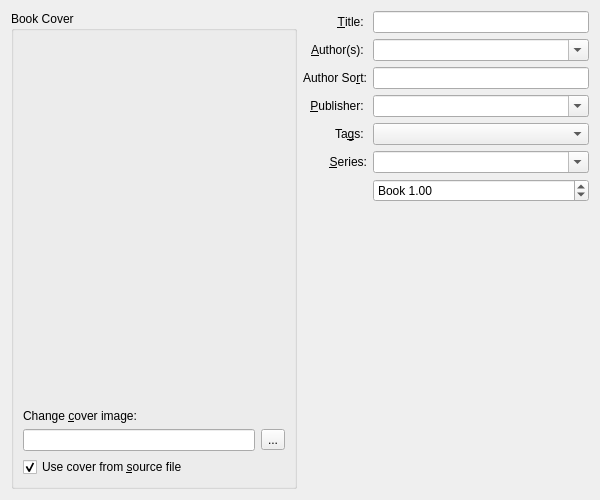
<?xml version="1.0" encoding="UTF-8"?>
<ui version="4.0">
 <class>Form</class>
 <widget class="QWidget" name="Form">
  <property name="geometry">
   <rect>
    <x>0</x>
    <y>0</y>
    <width>600</width>
    <height>500</height>
   </rect>
  </property>
  <property name="windowTitle">
   <string>Form</string>
  </property>
  <layout class="QHBoxLayout" name="horizontalLayout">
   <item>
    <widget class="QGroupBox" name="groupBox_4">
     <property name="title">
      <string>Book Cover</string>
     </property>
     <layout class="QGridLayout" name="_2">
      <item row="1" column="0">
       <layout class="QVBoxLayout" name="_4">
        <property name="spacing">
         <number>6</number>
        </property>
        <property name="margin">
         <number>0</number>
        </property>
        <item>
         <widget class="QLabel" name="label_5">
          <property name="text">
           <string>Change &amp;cover image:</string>
          </property>
          <property name="buddy">
           <cstring>cover_path</cstring>
          </property>
         </widget>
        </item>
        <item>
         <layout class="QHBoxLayout" name="_5">
          <property name="spacing">
           <number>6</number>
          </property>
          <property name="margin">
           <number>0</number>
          </property>
          <item>
           <widget class="QLineEdit" name="cover_path">
            <property name="readOnly">
             <bool>true</bool>
            </property>
           </widget>
          </item>
          <item>
           <widget class="QToolButton" name="cover_button">
            <property name="toolTip">
             <string>Browse for an image to use as the cover of this book.</string>
            </property>
            <property name="text">
             <string>...</string>
            </property>
            <property name="icon">
             <iconset resource="../../../../resources/images.qrc">
              <normaloff>:/images/document_open.png</normaloff>:/images/document_open.png</iconset>
            </property>
           </widget>
          </item>
         </layout>
        </item>
       </layout>
      </item>
      <item row="2" column="0">
       <widget class="QCheckBox" name="opt_prefer_metadata_cover">
        <property name="text">
         <string>Use cover from &amp;source file</string>
        </property>
        <property name="checked">
         <bool>true</bool>
        </property>
       </widget>
      </item>
      <item row="0" column="0">
       <layout class="QHBoxLayout" name="_3">
        <item>
         <widget class="QdialogImage" name="cover" native="true">
          <property name="sizePolicy">
           <sizepolicy hsizetype="Expanding" vsizetype="Expanding">
            <horstretch>0</horstretch>
            <verstretch>0</verstretch>
           </sizepolicy>
          </property>
         </widget>
        </item>
       </layout>
      </item>
     </layout>
     <zorder>opt_prefer_metadata_cover</zorder>
    </widget>
   </item>
   <item>
    <layout class="QVBoxLayout" name="verticalLayout_2">
     <item>
      <layout class="QGridLayout" name="_7">
       <item row="0" column="0">
        <widget class="QLabel" name="label">
         <property name="text">
          <string>&amp;Title: </string>
         </property>
         <property name="alignment">
          <set>Qt::AlignRight|Qt::AlignTrailing|Qt::AlignVCenter</set>
         </property>
         <property name="buddy">
          <cstring>title</cstring>
         </property>
        </widget>
       </item>
       <item row="0" column="1">
        <widget class="EnLineEdit" name="title">
         <property name="toolTip">
          <string>Change the title of this book</string>
         </property>
        </widget>
       </item>
       <item row="1" column="0">
        <widget class="QLabel" name="label_2">
         <property name="text">
          <string>&amp;Author(s): </string>
         </property>
         <property name="alignment">
          <set>Qt::AlignRight|Qt::AlignTrailing|Qt::AlignVCenter</set>
         </property>
         <property name="buddy">
          <cstring>author</cstring>
         </property>
        </widget>
       </item>
       <item row="2" column="0">
        <widget class="QLabel" name="label_6">
         <property name="text">
          <string>Author So&amp;rt:</string>
         </property>
         <property name="alignment">
          <set>Qt::AlignRight|Qt::AlignTrailing|Qt::AlignVCenter</set>
         </property>
         <property name="buddy">
          <cstring>author_sort</cstring>
         </property>
        </widget>
       </item>
       <item row="2" column="1">
        <widget class="EnLineEdit" name="author_sort">
         <property name="sizePolicy">
          <sizepolicy hsizetype="Expanding" vsizetype="Fixed">
           <horstretch>0</horstretch>
           <verstretch>0</verstretch>
          </sizepolicy>
         </property>
         <property name="toolTip">
          <string>Change the author(s) of this book. Multiple authors should be separated by a comma</string>
         </property>
        </widget>
       </item>
       <item row="3" column="0">
        <widget class="QLabel" name="label_3">
         <property name="text">
          <string>&amp;Publisher: </string>
         </property>
         <property name="alignment">
          <set>Qt::AlignRight|Qt::AlignTrailing|Qt::AlignVCenter</set>
         </property>
         <property name="buddy">
          <cstring>publisher</cstring>
         </property>
        </widget>
       </item>
       <item row="4" column="0">
        <widget class="QLabel" name="label_4">
         <property name="text">
          <string>Ta&amp;gs: </string>
         </property>
         <property name="alignment">
          <set>Qt::AlignRight|Qt::AlignTrailing|Qt::AlignVCenter</set>
         </property>
         <property name="buddy">
          <cstring>tags</cstring>
         </property>
        </widget>
       </item>
       <item row="4" column="1">
        <widget class="EditWithComplete" name="tags">
         <property name="toolTip">
          <string>Tags categorize the book. This is particularly useful while searching. &lt;br&gt;&lt;br&gt;They can be any words or phrases, separated by commas.</string>
         </property>
        </widget>
       </item>
       <item row="5" column="0">
        <widget class="QLabel" name="label_7">
         <property name="text">
          <string>&amp;Series:</string>
         </property>
         <property name="textFormat">
          <enum>Qt::PlainText</enum>
         </property>
         <property name="alignment">
          <set>Qt::AlignRight|Qt::AlignTrailing|Qt::AlignVCenter</set>
         </property>
         <property name="buddy">
          <cstring>series</cstring>
         </property>
        </widget>
       </item>
       <item row="5" column="1">
        <widget class="EditWithComplete" name="series">
         <property name="sizePolicy">
          <sizepolicy hsizetype="Preferred" vsizetype="Fixed">
           <horstretch>10</horstretch>
           <verstretch>0</verstretch>
          </sizepolicy>
         </property>
         <property name="toolTip">
          <string>List of known series. You can add new series.</string>
         </property>
         <property name="whatsThis">
          <string>List of known series. You can add new series.</string>
         </property>
         <property name="editable">
          <bool>true</bool>
         </property>
         <property name="insertPolicy">
          <enum>QComboBox::InsertAlphabetically</enum>
         </property>
        </widget>
       </item>
       <item row="6" column="1">
        <widget class="QDoubleSpinBox" name="series_index">
         <property name="prefix">
          <string>Book </string>
         </property>
         <property name="maximum">
          <double>9999999999.99</double>
         </property>
         <property name="value">
          <double>1.000000000000000</double>
         </property>
        </widget>
       </item>
       <item row="3" column="1">
        <widget class="EditWithComplete" name="publisher">
         <property name="editable">
          <bool>true</bool>
         </property>
        </widget>
       </item>
       <item row="1" column="1">
        <widget class="EditWithComplete" name="author">
         <property name="editable">
          <bool>true</bool>
         </property>
        </widget>
       </item>
      </layout>
     </item>
     <item>
      <widget class="Editor" name="comment" native="true"/>
     </item>
    </layout>
   </item>
  </layout>
 </widget>
 <customwidgets>
  <customwidget>
   <class>EnLineEdit</class>
   <extends>QLineEdit</extends>
   <header>calibre/gui2/widgets.h</header>
  </customwidget>
  <customwidget>
   <class>EditWithComplete</class>
   <extends>QComboBox</extends>
   <header>calibre/gui2/complete2.h</header>
  </customwidget>
  <customwidget>
   <class>QdialogImage</class>
   <extends>QWidget</extends>
   <header>calibre/gui2/widgets.h</header>
   <container>1</container>
  </customwidget>
  <customwidget>
   <class>Editor</class>
   <extends>QWidget</extends>
   <header>calibre/gui2/comments_editor.h</header>
   <container>1</container>
  </customwidget>
 </customwidgets>
 <tabstops>
  <tabstop>title</tabstop>
  <tabstop>author</tabstop>
  <tabstop>author_sort</tabstop>
  <tabstop>publisher</tabstop>
  <tabstop>tags</tabstop>
  <tabstop>series</tabstop>
  <tabstop>series_index</tabstop>
  <tabstop>cover_path</tabstop>
  <tabstop>cover_button</tabstop>
  <tabstop>opt_prefer_metadata_cover</tabstop>
 </tabstops>
 <resources>
  <include location="../../../../resources/images.qrc"/>
  <include location="../../../../resources/images.qrc"/>
  <include location="../../../../resources/images.qrc"/>
 </resources>
 <connections/>
</ui>
